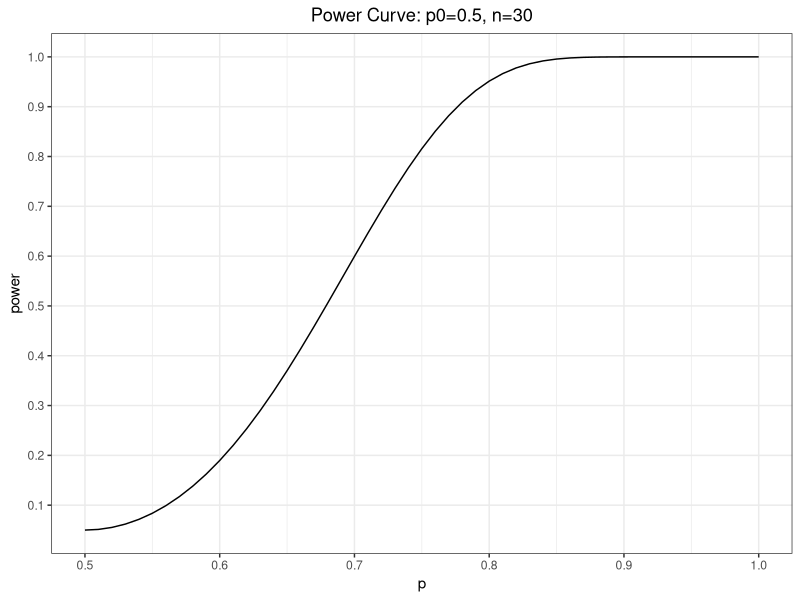
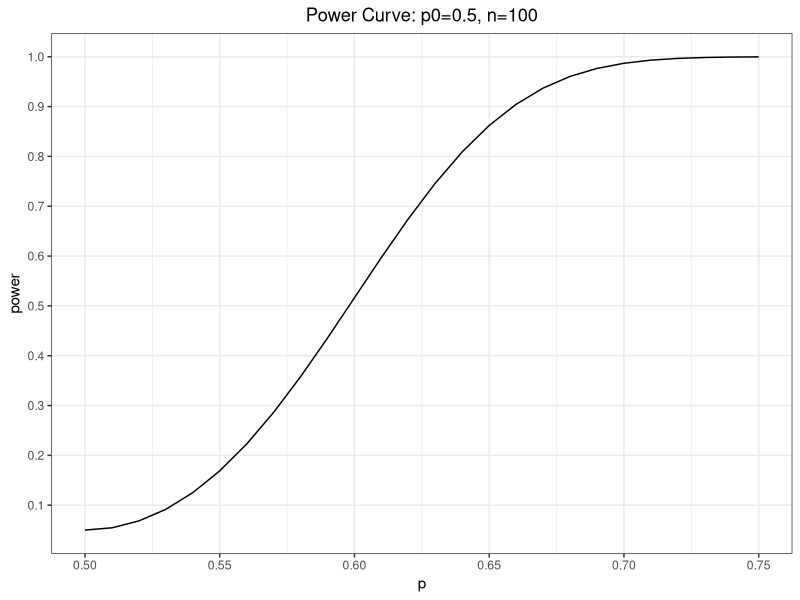
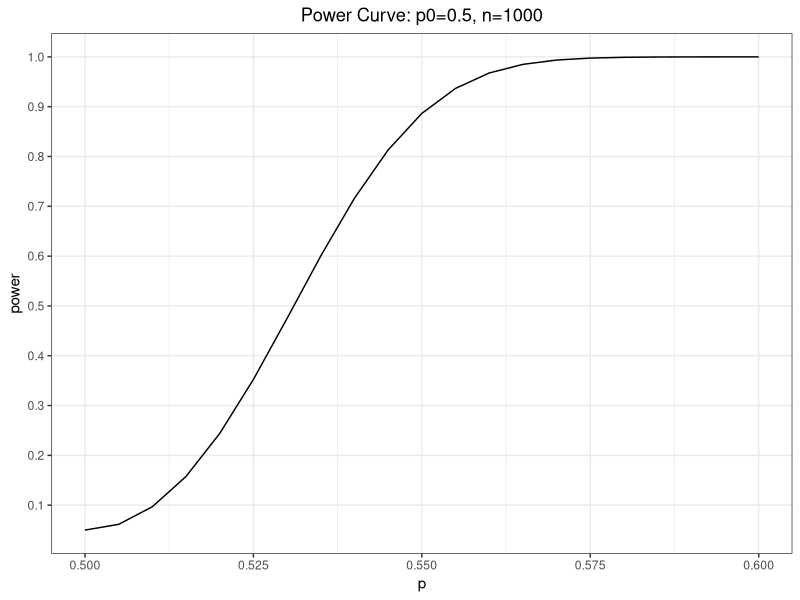
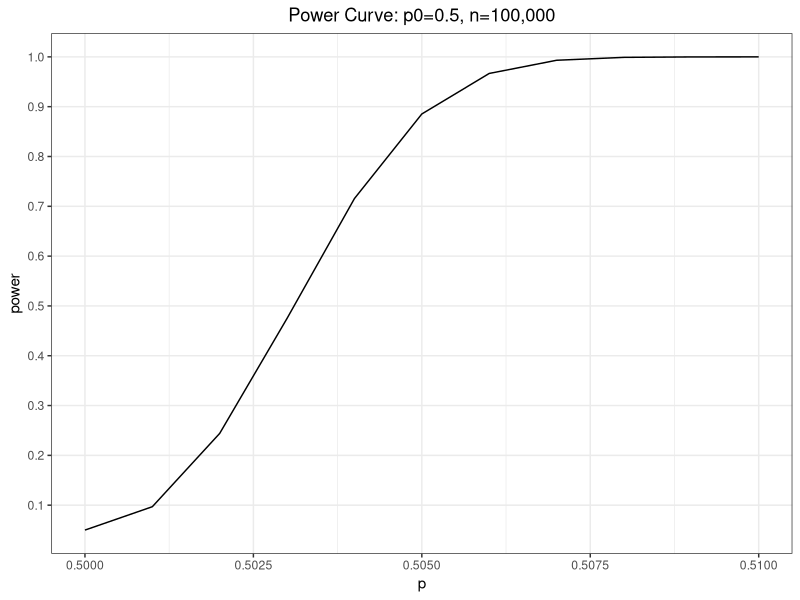

The R source for these figures, in order: (Note: this script raises an error after producing the figures.)
## ---- chunk 1
knitr::opts_chunk$set(echo = FALSE)
knitr::opts_chunk$set(warning = FALSE, message = FALSE) 
knitr::opts_chunk$set(comment = "")
## ---- chunk 2
library(data.table)
library(ggplot2)
library(magrittr)
x0 <- c(.9,.95,.975,.99,.995)
y0 <- round(qnorm(x0),3)
dt <- data.table(p=x0,`x:p=F(x)`=y0)
dt
## ---- chunk 3
x0 <- seq(from=-3, to=0, by=0.5)
x1 <- seq(from=0, to=3, by=0.5)
y0 <- round(pnorm(x0),2)
y1 <- round(pnorm(x1),2)
dt <- data.table(x=x0,`F(x)`=y0,`     `="     ",x=x1,`F(x)`=y1)
dt
## ---- chunk 4
library(ggplot2)
library(scales)
library(data.table)
n <- 30
p <- seq(from=0.5,to=1,by=.01)
se <- sqrt(p*(1-p)/n)
se0 <- sqrt(.5*.5/n)
critu <- .5+1.96*se0
critl <- .5-1.96*se0
upper <- (critu-p)/se
lower <- (critl-p)/se
b <- pnorm(lower) + (1-pnorm(upper))
ggplot(data=data.table(p,power=b),aes(x=p,y=power)) + geom_line() + theme_bw() + scale_y_continuous(breaks=pretty_breaks(10),minor_breaks=pretty_breaks(20)) +
  ggtitle("Power Curve: p0=0.5, n=30") + theme(plot.title = element_text(hjust = 0.5))

## ---- chunk 5
library(ggplot2)
library(scales)
library(data.table)
n <- 100
p <- seq(from=0.5,to=0.75,by=.01)
se <- sqrt(p*(1-p)/n)
se0 <- sqrt(.5*.5/n)
critu <- .5+1.96*se0
critl <- .5-1.96*se0
upper <- (critu-p)/se
lower <- (critl-p)/se
b <- pnorm(lower) + (1-pnorm(upper))
ggplot(data=data.table(p,power=b),aes(x=p,y=power)) + geom_line() + theme_bw() + scale_y_continuous(breaks=pretty_breaks(10),minor_breaks=pretty_breaks(20)) +
  ggtitle("Power Curve: p0=0.5, n=100") + theme(plot.title = element_text(hjust = 0.5))

## ---- chunk 6
library(ggplot2)
library(scales)
library(data.table)
n <- 1000
p <- seq(from=0.5,to=0.6,by=.005)
se <- sqrt(p*(1-p)/n)
se0 <- sqrt(.5*.5/n)
critu <- .5+1.96*se0
critl <- .5-1.96*se0
upper <- (critu-p)/se
lower <- (critl-p)/se
b <- pnorm(lower) + (1-pnorm(upper))
ggplot(data=data.table(p,power=b),aes(x=p,y=power)) + geom_line() + theme_bw() + scale_y_continuous(breaks=pretty_breaks(10),minor_breaks=pretty_breaks(20)) +
  ggtitle("Power Curve: p0=0.5, n=1000") + theme(plot.title = element_text(hjust = 0.5))

## ---- chunk 7
library(ggplot2)
library(scales)
library(data.table)
n <- 100000
p <- seq(from=0.5,to=0.51,by=.001)
se <- sqrt(p*(1-p)/n)
se0 <- sqrt(.5*.5/n)
critu <- .5+1.96*se0
critl <- .5-1.96*se0
upper <- (critu-p)/se
lower <- (critl-p)/se
b <- pnorm(lower) + (1-pnorm(upper))
ggplot(data=data.table(p,power=b),aes(x=p,y=power)) + geom_line() + theme_bw() + scale_y_continuous(breaks=pretty_breaks(10),minor_breaks=pretty_breaks(20)) +
  ggtitle("Power Curve: p0=0.5, n=100,000") + theme(plot.title = element_text(hjust = 0.5))

## ---- chunk 8
x=seq(from=-400,to=400,by=5)
y=dnorm(x,sd=110)
dtnull <- data.table(x,y,distribution="null")
x=seq(from=000,to=800,by=5)
y=dnorm(x,mean=400,sd=110)
dtthresh  <- data.table(x=x,y=y,distribution="1% effect")
dtcomb <- rbind(dtnull,dtthresh)
ggplot(data=dtcomb,aes(x=x,y=y,group=distribution,color=distribution)) + geom_line() + theme_bw() + geom_ribbon(data=dtnull[x>215],aes(x=x,ymax=y), ymin=0,fill=rgb(1,0,0,.75)) + geom_label(aes(x=215,y=-.0001,label="z*")) +
  scale_x_continuous(breaks=pretty_breaks(10),minor_breaks=pretty_breaks(20)) + 
  geom_ribbon(data=dtthresh[x>215],aes(x=x,ymax=y), ymin=0,fill=rgb(0,0,1,.25)) +
  ggtitle("Null vs Minimum Effect Size Distribution") + theme(plot.title = element_text(hjust = 0.5)) +
  guides(fill = "none")
## ---- chunk 9
library(data.table)
library(ggplot2)
x <- seq(from=-3,to=3,by=.01)
dt <- data.table(x=x,df=rep(c(1,5,10,30,100,10000),each=length(x)))
dt[,y := stats::dt(x,df)]
dt[,df := as.factor(df)]
ggplot(data=dt,aes(x=x,y=y,group=df,color=df)) + geom_line() + theme_bw()
## ---- chunk 10
library(data.table)
library(ggplot2)
library(magrittr)
x0 <- c(.9,.95,.975,.99,.995)
y0 <- round(qnorm(x0),3)
y1 <- round(qt(x0,5),3)
y2 <- round(qt(x0,10),3)
y3 <- round(qt(x0,15),3)
y4 <- round(qt(x0,20),3)
y5 <- round(qt(x0,25),3)
y6 <- round(qt(x0,30),3)
dt <- data.table(p=x0,`df=5`=y2,`df=10`=y3,`df=30`=y6,`z`=y0)
dt
## ---- chunk 11
library(data.table)
library(ggplot2)
library(magrittr)
x0 <- c(.9,.95,.975,.99,.995)
y1 <- round(qchisq(x0,2),3)
y2 <- round(qchisq(x0,3),3)
y3 <- round(qchisq(x0,4),3)
y4 <- round(qchisq(x0,5),3)
y5 <- round(qchisq(x0,11),3)
y6 <- round(qchisq(x0,30),3)
dt <- data.table(p=x0,`df=2`=y1,`df=3`=y2,`df=4`=y3,`df=5`=y4)
dt
## ---- chunk 12
set.seed(1)
x <- 0:5
n <- rpois(60,2)
y <- c(dpois(0:4,2),1-sum(dpois(0:4,2)))
dt <- data.table(x,p=round(y,2))
dt2 <- as.data.table(n)[,.N,keyby=pmin(n,5)][,.(x=pmin,N)]
dt <- merge(dt,dt2,by="x",all.x=TRUE)
dt[is.na(N),N:=0]
dt[,x:=as.character(x)]
dt[x=="5",x:="5+"]
dt
## ---- chunk 13
math <- c(10,10,0,20)
econ <- c(5,12,3,20)
art <- c(15,5,0,20)
total <- c(30,27,3,60)
dt <- data.frame(math,econ,art,total)
rownames(dt) <- c("dog","cat","bunny","total")
dt
## ---- chunk 14
set.seed(1)
x <- rep(c('econ','math','art'),each=20)
y <- c(rnorm(20,75,sd=15),rnorm(20,80,sd=15),rnorm(20,70,sd=15))
dt <- data.table(x,y)
ggplot(data=dt,aes(x=x,y=y)) + geom_boxplot() + theme_bw()
## ---- chunk 15
dtx <- dt[,.(mean_score=round(mean(y),1),variance=round(var(y),1),n=20),keyby=.(major=x)]
dtt <- data.table(major="total",mean_score=dt[,round(mean(y),1)],variance=round(var(dt$y),1),n=60)
rbind(dtx,dtt)

## ---- chunk 16
summary(aov(data=dt, y ~ x))
#dt[,mean(y),keyby=x][,sum((V1-mean(V1))^2)]*20
#dt[,var(y),keyby=x][,sum(V1)*19]
## ---- chunk 17
xx <- t(matrix(c(7,4,7,18,2,6,6,14,3,2,4,9,4,5,1,10,16,17,18,51),c(4,5)))
rownames(xx) <- c("SK","MP","WB","SO","Tot")
colnames(xx) <- c("Bag1","Bag2","Bag3","Tot")
xx
